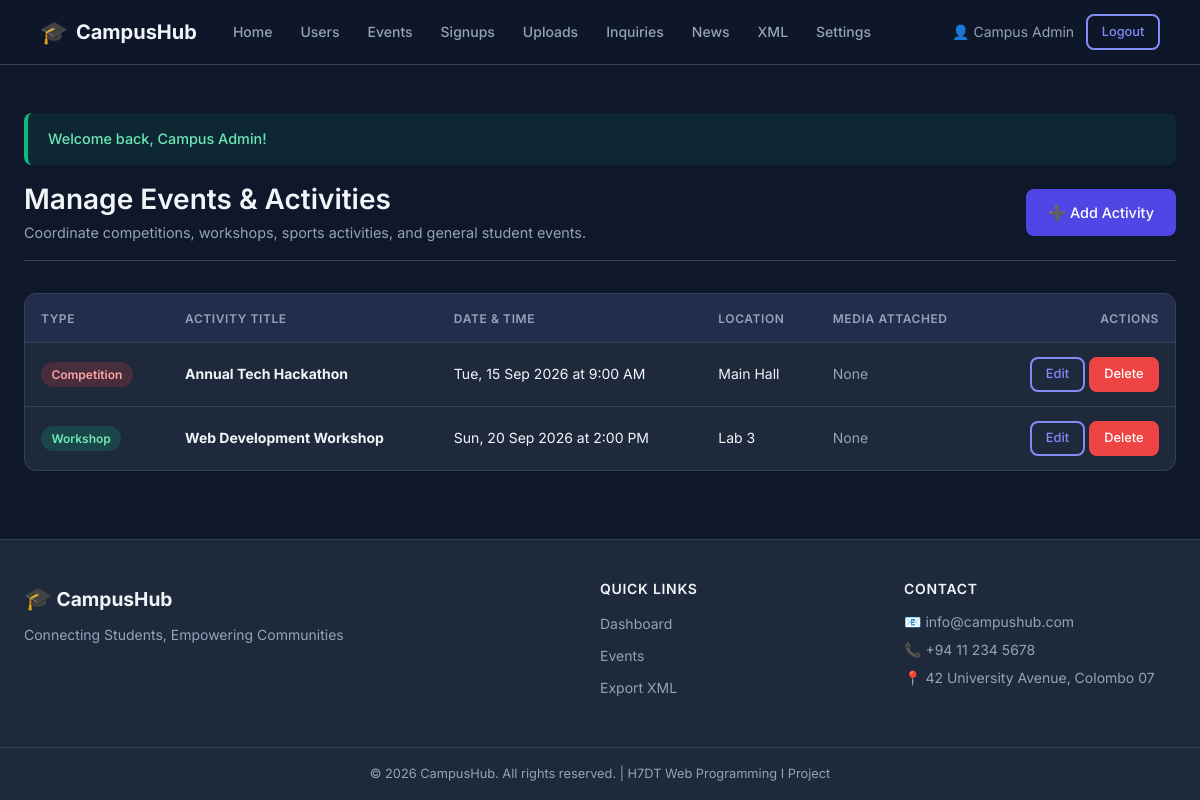
/admin/manage_events.php (signed in), run on the app's committed database.
### tables this page shows
CREATE TABLE `events` (
  `id` int(11) NOT NULL AUTO_INCREMENT,
  `title` varchar(200) NOT NULL,
  `event_type` enum('event','workshop','competition','sports') NOT NULL DEFAULT 'event',
  `description` text NOT NULL,
  `event_date` datetime NOT NULL,
  `location` varchar(200) DEFAULT NULL,
  `multimedia_url` varchar(255) DEFAULT NULL,
  `created_by` int(11) DEFAULT NULL,
  `created_at` timestamp NOT NULL DEFAULT current_timestamp(),
  PRIMARY KEY (`id`),
  KEY `created_by` (`created_by`),
  CONSTRAINT `events_ibfk_1` FOREIGN KEY (`created_by`) REFERENCES `users` (`id`) ON DELETE SET NULL
);

### admin/manage_events.php (the view, shortened to what this page needs)
<?php
require_once '../includes/functions.php';
require_once '../includes/db_connect.php';
$action = $_GET['action'] ?? 'list';
$events = [];
if ($action === 'list') {
    try {
        $events = $pdo->query("SELECT * FROM events ORDER BY event_date ASC")->fetchAll();
    } catch (PDOException $e) {
        error_log("Failed to fetch events: " . $e->getMessage());
    }
}
include '../includes/header.php';
?>
<div class="page-header">
    <div>
        <h1>Manage Events & Activities</h1>
        <p>Coordinate competitions, workshops, sports activities, and general student events.</p>
    </div>
    <?php if ($action === 'list'): ?>
        <a href="manage_events.php?action=add" class="btn btn-primary">➕ Add Activity</a>
    <?php else: ?>
        <a href="manage_events.php" class="btn btn-outline">⬅️ Back to List</a>
    <?php endif; ?>
</div>
<?php if ($action === 'list'): ?>
    <div class="table-wrapper">
        <table>
            <thead>
                <tr>
                    <th>Type</th>
                    <th>Activity Title</th>
                    <th>Date & Time</th>
                    <th>Location</th>
                    <th>Media Attached</th>
                    <th class="text-right">Actions</th>
                </tr>
            </thead>
            <tbody>
                <?php if (empty($events)): ?>
                    <tr>
                        <td colspan="6" class="text-center text-muted">No events listed yet.</td>
                    </tr>
                <?php else: ?>
                    <?php foreach ($events as $e): ?>
                        <tr>
                            <td>
                                <span class="badge badge-<?= sanitize($e['event_type']) ?>">
                                    <?= sanitize($e['event_type']) ?>
                                </span>
                            </td>
                            <td><strong><?= sanitize($e['title']) ?></strong></td>
                            <td><?= formatDate($e['event_date']) ?></td>
                            <td><?= sanitize($e['location'] ?: 'Online') ?></td>
                            <td>
                                <?php if (!empty($e['multimedia_url'])): ?>
                                    📎 Yes (<?= strtoupper(pathinfo($e['multimedia_url'], PATHINFO_EXTENSION)) ?>)
                                <?php else: ?>
                                    <span class="text-muted">None</span>
                                <?php endif; ?>
                            </td>
                            <td class="text-right">
                                <a href="manage_events.php?action=edit&id=<?= $e['id'] ?>" class="btn btn-outline btn-sm">Edit</a>
                                <a href="manage_events.php?action=delete&id=<?= $e['id'] ?>" class="btn btn-danger btn-sm" onclick="return confirm('Delete this event? All student registrations will be removed.');">Delete</a>
                            </td>
                        </tr>
                    <?php endforeach; ?>
                <?php endif; ?>
            </tbody>
        </table>
    </div>
<?php endif; ?>
<?php include '../includes/footer.php'; ?>

### assets/css/style.css (style rules this page uses)
:root { --primary: #4f46e5; --primary-dark: #3730a3; --primary-light: #818cf8; --secondary: #06b6d4; --accent: #f59e0b; --success: #10b981; --error: #ef4444; --warning: #f59e0b; --info: #3b82f6; --bg: #0f172a; --bg-card: #1e293b; --bg-card-hover: #253147; --border: #334155; --text: #f1f5f9; --text-muted: #94a3b8; --text-dark: #0f172a; --font: 'Inter', sans-serif; --radius: 12px; --radius-sm: 8px; --radius-lg: 20px; --shadow: 0 4px 24px rgba(0,0,0,0.4); --shadow-sm: 0 2px 8px rgba(0,0,0,0.3); --transition: 0.25s ease; }
*, *::before, *::after { box-sizing: border-box; margin: 0; padding: 0; }
html { scroll-behavior: smooth; }
body { font-family: var(--font); background-color: var(--bg); color: var(--text); line-height: 1.6; min-height: 100vh; display: flex; flex-direction: column; }
a { color: var(--primary-light); text-decoration: none; transition: color var(--transition); }
h1, h2, h3, h4, h5 { line-height: 1.3; font-weight: 600; }
.btn { display: inline-flex; align-items: center; justify-content: center; gap: 0.4rem; padding: 0.6rem 1.25rem; border-radius: var(--radius-sm); font-family: var(--font); font-size: 0.9rem; font-weight: 500; cursor: pointer; border: 2px solid transparent; transition: all var(--transition); white-space: nowrap; }
.btn-primary { background: var(--primary); color: #fff; border-color: var(--primary); }
.btn-outline { background: transparent; color: var(--primary-light); border-color: var(--primary-light); }
.btn-danger { background: var(--error); color: #fff; border-color: var(--error); }
.btn-sm { padding: 0.35rem 0.85rem; font-size: 0.8rem; }
.page-header { display: flex; align-items: center; justify-content: space-between; margin-bottom: 2rem; padding-bottom: 1rem; border-bottom: 1px solid var(--border); }
.page-header h1 { font-size: 1.75rem; }
.page-header p { color: var(--text-muted); font-size: 0.9rem; margin-top: 0.25rem; }
.table-wrapper { background: var(--bg-card); border: 1px solid var(--border); border-radius: var(--radius); overflow: hidden; overflow-x: auto; }
table { width: 100%; border-collapse: collapse; font-size: 0.875rem; }
thead th { background: rgba(79,70,229,0.1); color: var(--text-muted); font-weight: 600; text-transform: uppercase; font-size: 0.75rem; letter-spacing: 0.05em; padding: 0.9rem 1rem; text-align: left; border-bottom: 1px solid var(--border); }
tbody tr { border-bottom: 1px solid var(--border); transition: background var(--transition); }
tbody tr:last-child { border-bottom: none; }
tbody td { padding: 0.85rem 1rem; color: var(--text); vertical-align: middle; }
.badge { display: inline-block; padding: 0.2rem 0.65rem; border-radius: 999px; font-size: 0.75rem; font-weight: 600; text-transform: capitalize; }
.badge-workshop { background: rgba(16,185,129,0.2); color: #6ee7b7; }
.badge-competition { background: rgba(239,68,68,0.2); color: #fca5a5; }
.text-right { text-align: right; }
.text-muted { color: var(--text-muted); }

### data on the page
events: event_type "Competition", title "Annual Tech Hackathon", event_date "Tue, 15 Sep 2026 at 9:00 AM", location "Main Hall", shows "None"
events: event_type "Workshop", title "Web Development Workshop", event_date "Sun, 20 Sep 2026 at 2:00 PM", location "Lab 3", shows "None"

### other printed values
$_SESSION['full_name'] "Campus Admin"
$message "Welcome back, Campus Admin!"
